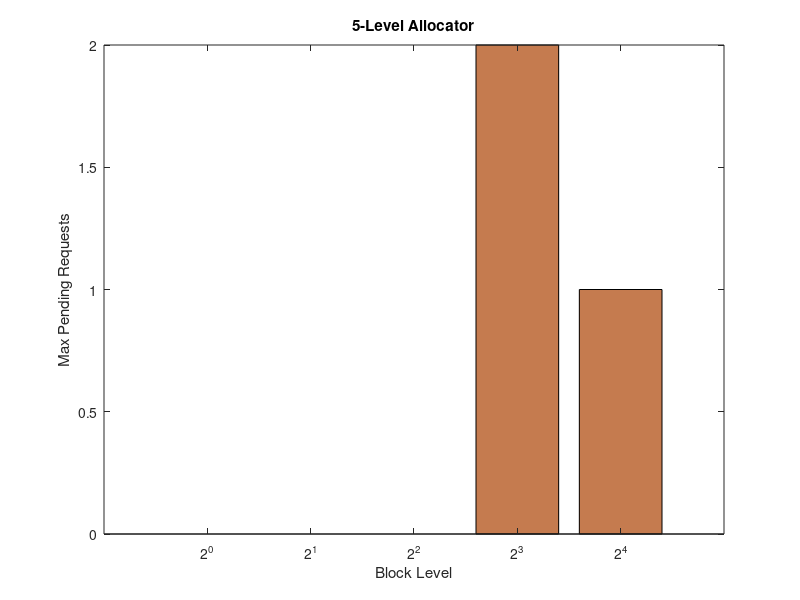
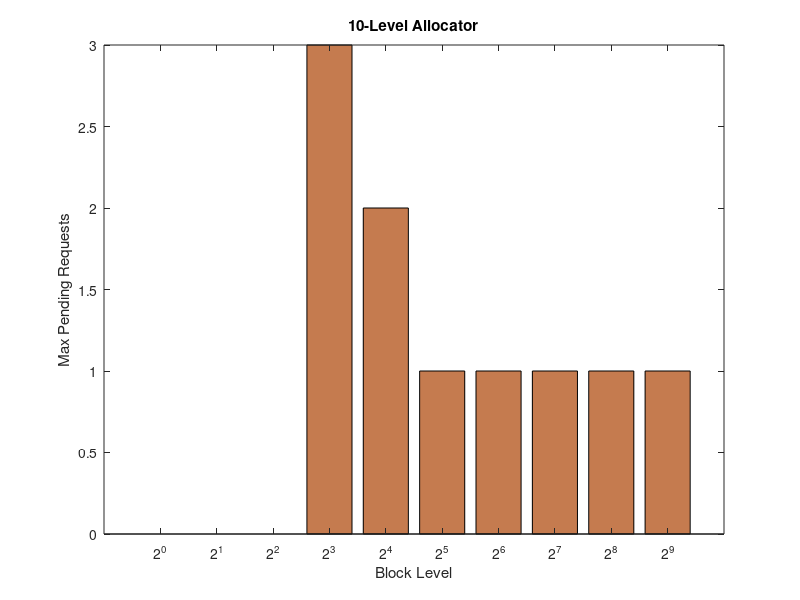
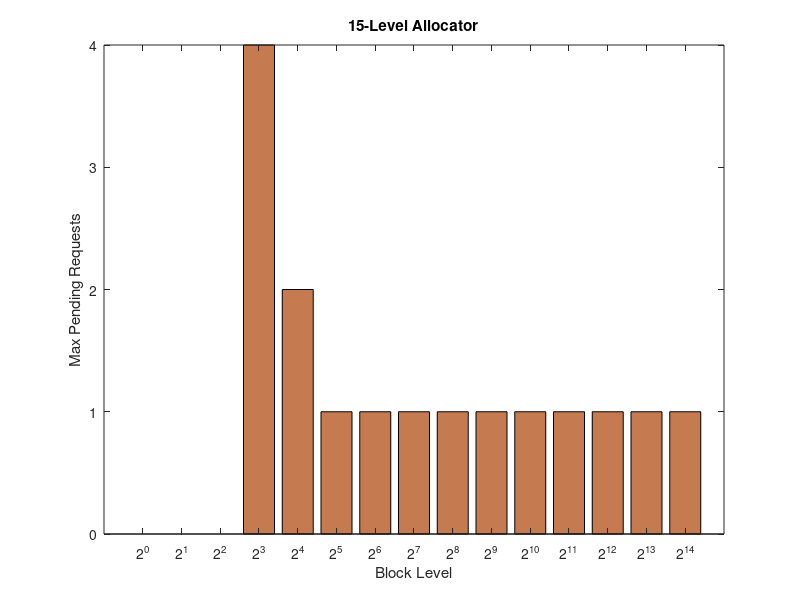

MATLAB code for these plots, in order:
%High Water of Waiting Requests
levels_5 = [0 0 0 2 1];
levels_10 = [0 0 0 3 2 1 1 1 1 1];
levels_15 = [0 0 0 4 2 1 1 1 1 1 1 1 1 1 1];

cc = copper();
bar(levels_5, 'facecolor', cc(40,:));
%text(5,1.8, 'Block Size = 4 bytes');
set(gca, 'xticklabelmode', 'manual');
set(gca, 'xtick', [1:5]);
set(gca, 'xticklabel', ['2^0'; '2^1'; '2^2'; '2^3'; '2^4']);
title('5-Level Allocator');
ylabel('Max Pending Requests');
xlabel('Block Level');
print -dpng 'PendingRequests5Levels.png'

bar(levels_10, 'facecolor', cc(40,:));
set(gca, 'xticklabelmode', 'manual');
set(gca, 'xtick', [1:10]);
axis([0,11]);
set(gca, 'xticklabel', ['2^0'; '2^1'; '2^2'; '2^3'; '2^4'; '2^5'; '2^6'; '2^7'; '2^8'; '2^9']);
title('10-Level Allocator');
ylabel('Max Pending Requests');
xlabel('Block Level');
print -dpng 'PendingRequests10Levels.png'

bar(levels_15, 'facecolor', cc(40,:));
set(gca, 'xticklabelmode', 'manual');
set(gca, 'xtick', [1:15]);
axis([0,16]);
set(gca, 'xticklabel', ['2^0'; '2^1'; '2^2'; '2^3'; '2^4'; '2^5'; '2^6'; '2^7';
'2^8'; '2^9'; '2^1^0'; '2^1^1'; '2^1^2'; '2^1^3'; '2^1^4']);
title('15-Level Allocator');
ylabel('Max Pending Requests');
xlabel('Block Level');
print -dpng 'PendingRequests15Levels.png'

